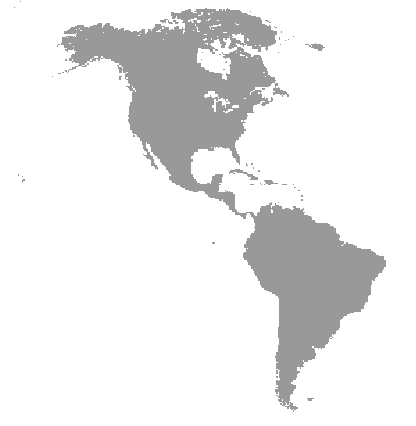
#> input picture DA 6/Image.tif, 416 x 426 px
$ python DCT.py
#> lines starting #> are read from the running program, lines starting #| are printed output that depends on the picture
from scipy.fftpack import dct, idct
import cv2

def dct2(a):
    return dct(dct(a.T, norm='ortho').T, norm='ortho')

def idct2(a):
    return idct(idct(a.T, norm='ortho').T, norm='ortho')

from skimage.io import imread
from skimage.color import rgb2gray
import numpy as np
import matplotlib.pylab as plt

im = imread('Image.tif')
#> im is the input picture: shape (426, 416); min 153, max 255, mean 235.5
imF = dct2(im)
im1 = idct2(imF)
#> in idct2, `return idct(idct(a.T, norm='ortho').T, norm='ortho')`:
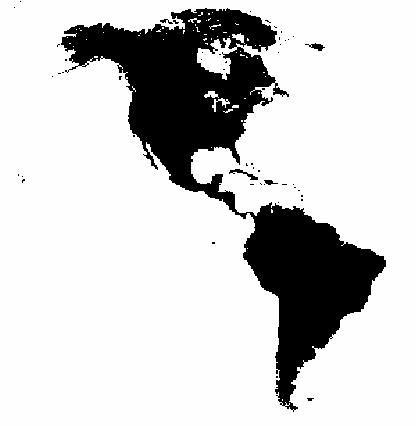
#> returned value: shape (426, 416) float64; min 153, max 255, mean 235.5; drawn with min black and max white

np.allclose(im, im1)

cv2.imshow("DCT",imF)
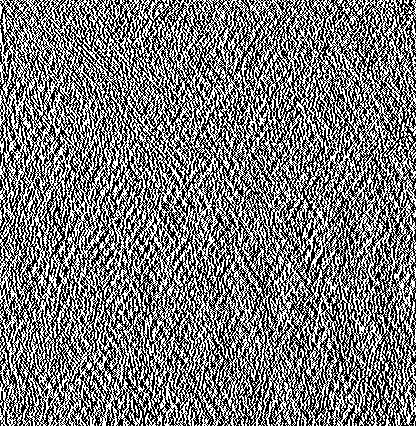
#> window 'DCT': shape (426, 416); min 0, max 255, mean 120.9
cv2.waitKey(0)
cv2.imshow("IDCT",im1)

plt.gray()
plt.subplot(121), plt.imshow(im), plt.axis('off'), plt.title('Input', size=20)
plt.subplot(122), plt.imshow(im1), plt.axis('off'), plt.title('Output', size=20)
plt.show()
cv2.imshow("INPUT IMAGE",im)
cv2.imshow("DCT APPLIED IMAGE",im1)
cv2.waitKey(0)
cv2.destroyAllWindows()
cv2.imwrite("Compressed.png",im1)
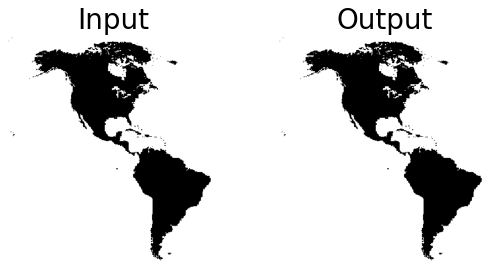
#> figure drawn by matplotlib, 2 panels
